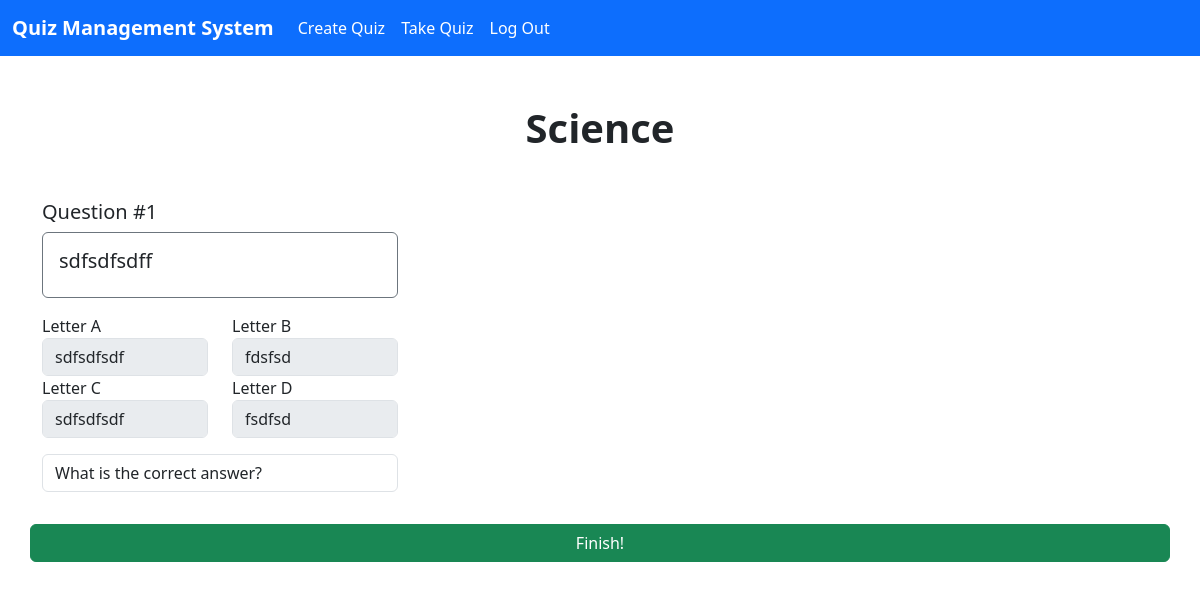
Page /take-quiz/1?quizTitle=Science on the earlier database version.
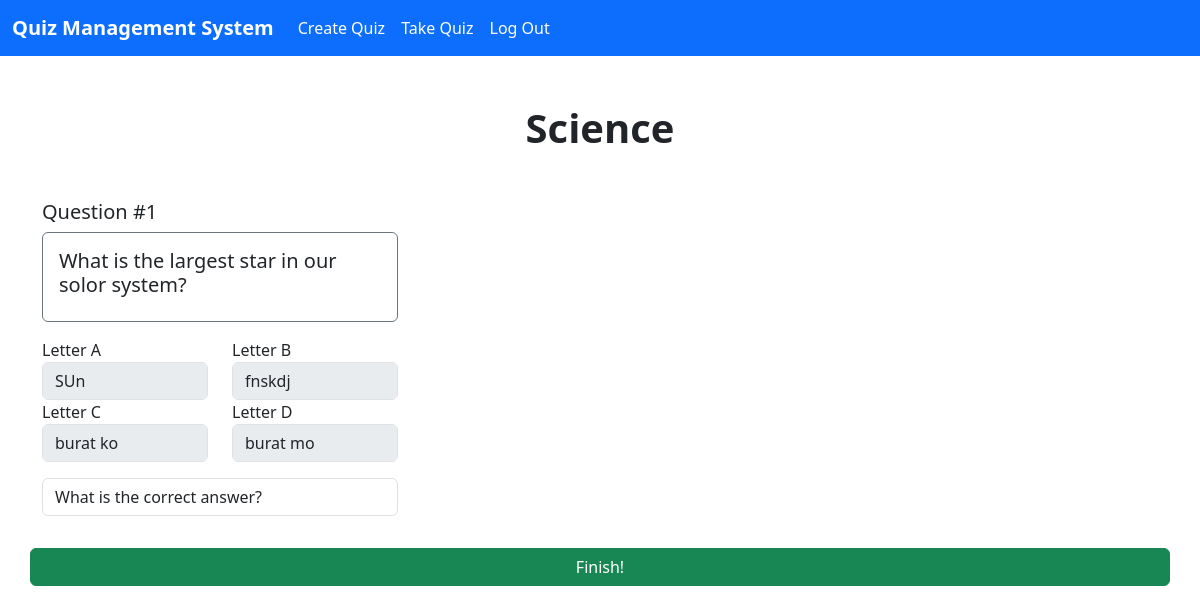
Same page on the later database version.
### tables this page shows
CREATE TABLE questions (
                id INTEGER PRIMARY KEY,
                quizID INT,
                question TEXT,
                a TEXT,
                b TEXT,
                c TEXT,
                d TEXT,
                answer TEXT
            );

### main.py (the view)
@app.route("/take-quiz/<int:quiz_number>",  methods=["GET"])
def takeQuiz(quiz_number):
    db = get_db()
    cursor = db.cursor()
    if(request.method == "GET"):
        quiz_title = request.args.get('quizTitle', default='', type=str)
        cursor.execute( '''
            CREATE TABLE IF NOT EXISTS questions (
                id INTEGER PRIMARY KEY,
                quizID INT,
                question TEXT,
                a TEXT,
                b TEXT,
                c TEXT,
                d TEXT,
                answer TEXT
            );
        ''')
        res = cursor.execute(f"SELECT * FROM questions WHERE quizID = {quiz_number}").fetchall()
        return render_template("take-quiz.html", quiz_number = quiz_number, questions=res, quiz_title=quiz_title, )

### main.py (called while the page is built)
def get_db():
    db = getattr(g, '_database', None)
    if db is None:
        db = g._database = sqlite3.connect("quiz-app.db")
    return db

### templates/take-quiz.html (shortened to what this page needs)
{% extends "base.html" %} {% block content %}
<div class="container my-5">
  <h1 class="text-center fw-bold  my-5">{{quiz_title}}</h1>
  {% if questions %}
    <form action={{url_for("score", quiz_number=quiz_number)}} method="post">
        <div class="row">
        {% for question in questions %}
        <div class="col-lg-4">
            <h5>Question #{{loop.index}}</h5>
        <div class="form-group p-3 border border-secondary rounded">
            <h5>{{question.2}}</h5>
        </div>
        <div class="row my-3">
            <div class="col-6">
            <div class="form-group">
                <label for="exampleInputPassword1">Letter A</label>
                <input
                disabled
                value="{{question.3}}"
                type="text"
                name="a"
                id="a"
                class="form-control"
                />
            </div>
            </div>
            <div class="col-6">
            <div class="form-group">
                <label for="exampleInputPassword1">Letter B</label>
                <input
                disabled
                value="{{question.4}}"
                type="text"
                name="b"
                id="b"
                class="form-control"
                />
            </div>
            </div>
            <div class="col-6">
            <div class="form-group">
                <label for="exampleInputPassword1">Letter C</label>
                <input
                disabled
                value="{{question.5}}"
                type="text"
                name="c"
                id="c"
                class="form-control"
                />
            </div>
            </div>
            <div class="col-6">
            <div class="form-group">
                <label for="exampleInputPassword1">Letter D</label>
                <input
                disabled
                value="{{question.6}}"
                type="text"
                name="d"
                id="d"
                class="form-control"
                />
            </div>
            </div>
            <div class="col-12 my-3">
                <select class="form-control" name={{loop.index}} id={{loop.index}}>
                    <option>What is the correct answer?</option>
                </select>
            </div>
        </div>
        </div>
    {%endfor %}
    <button class="btn btn-success"> Finish! </button>
    </form>
  </div>
  {% else %}
  <p>No questions available.</p>
  {% endif %}
{%endblock %}

Differences in the rows shown:
removed questions: question "sdfsdfsdff", a "sdfsdfsdf", b "fdsfsd", c "sdfsdfsdf", d "fsdfsd"
added questions: question "What is the largest star in our solor system?", a "SUn", b "fnskdj", c "burat ko", d "burat mo"
